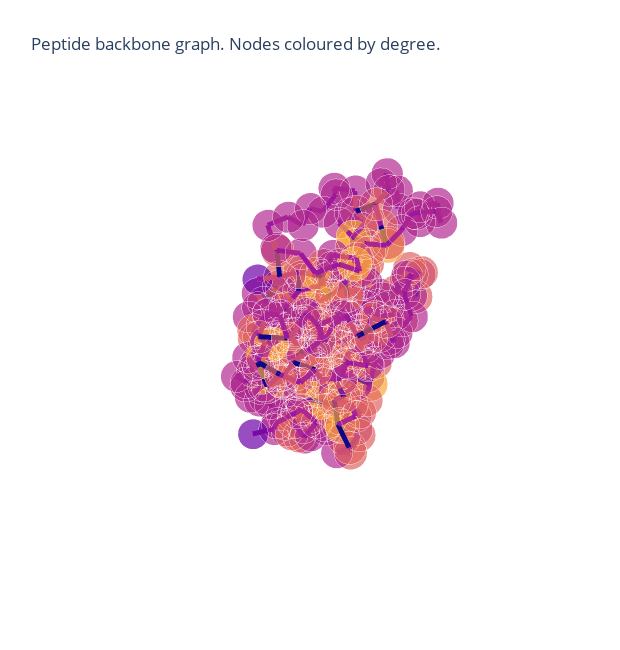

Notebook cell for this chart:
### Markdown cell above
We only need the graph for one chain, so we'll extract the subgraph for the chain of interest.

### Code cell
chain_subgraph = extract_subgraph(graph, chains="A")
p = plotly_protein_structure_graph(
    chain_subgraph,
    colour_edges_by="kind",
    colour_nodes_by="degree",
    label_node_ids=False,
    plot_title="Peptide backbone graph. Nodes coloured by degree.",
    node_size_multiplier=1
    )
p.show()

### Figure 1 — Plotly figure (JSON) as saved in the notebook; plotly's stock layout.template omitted (floating-point values rounded to 4 significant figures; data arrays with more than 128 entries replaced by an {"elided": "..."} marker saying what was removed)
{"data": [{"hoverinfo": "text+x+y+z", "marker": {"color": {"elided": "280x4 float values"}, "opacity": 0.7, "size": {"elided": "280 int values"}, "symbol": "circle"}, "mode": "markers", "text": {"elided": "280 str values"}, "type": "scatter3d", "x": {"elided": "280 float values"}, "y": {"elided": "280 float values"}, "z": {"elided": "280 float values"}}, {"hoverinfo": "text", "line": {"color": {"elided": "1089x4 float values"}, "width": 10}, "mode": "lines", "text": {"elided": "1089 str values"}, "type": "scatter3d", "x": {"elided": "1089 float values"}, "y": {"elided": "1089 float values"}, "z": {"elided": "1089 float values"}}], "layout": {"height": 650, "margin": {"t": 100}, "scene": {"xaxis": {"showbackground": false, "showgrid": false, "showline": false, "showticklabels": false, "title": {"text": ""}, "zeroline": false}, "yaxis": {"showbackground": false, "showgrid": false, "showline": false, "showticklabels": false, "title": {"text": ""}, "zeroline": false}, "zaxis": {"showbackground": false, "showgrid": false, "showline": false, "showticklabels": false, "title": {"text": ""}, "zeroline": false}}, "showlegend": false, "title": {"text": "Peptide backbone graph. Nodes coloured by degree."}, "width": 620}}
